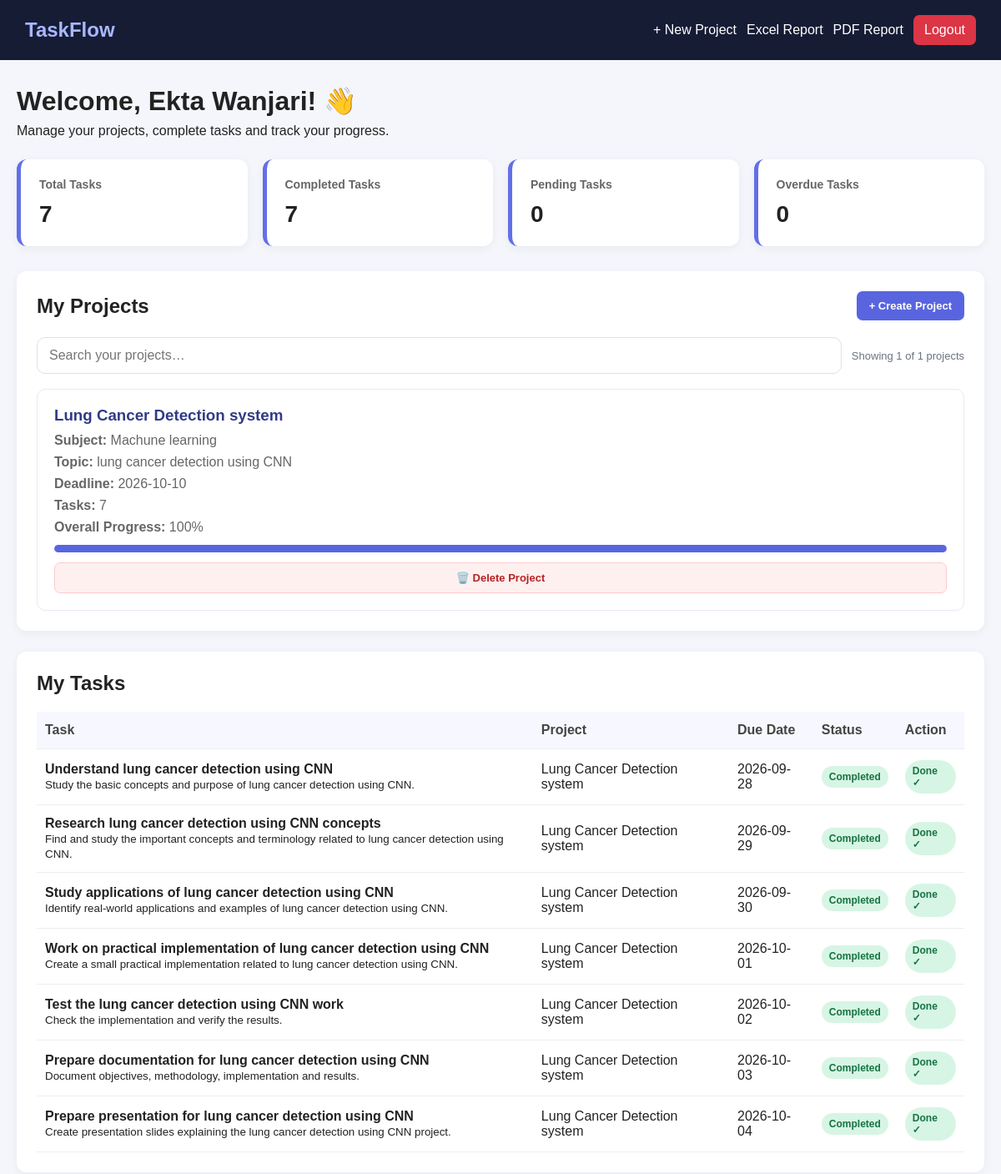
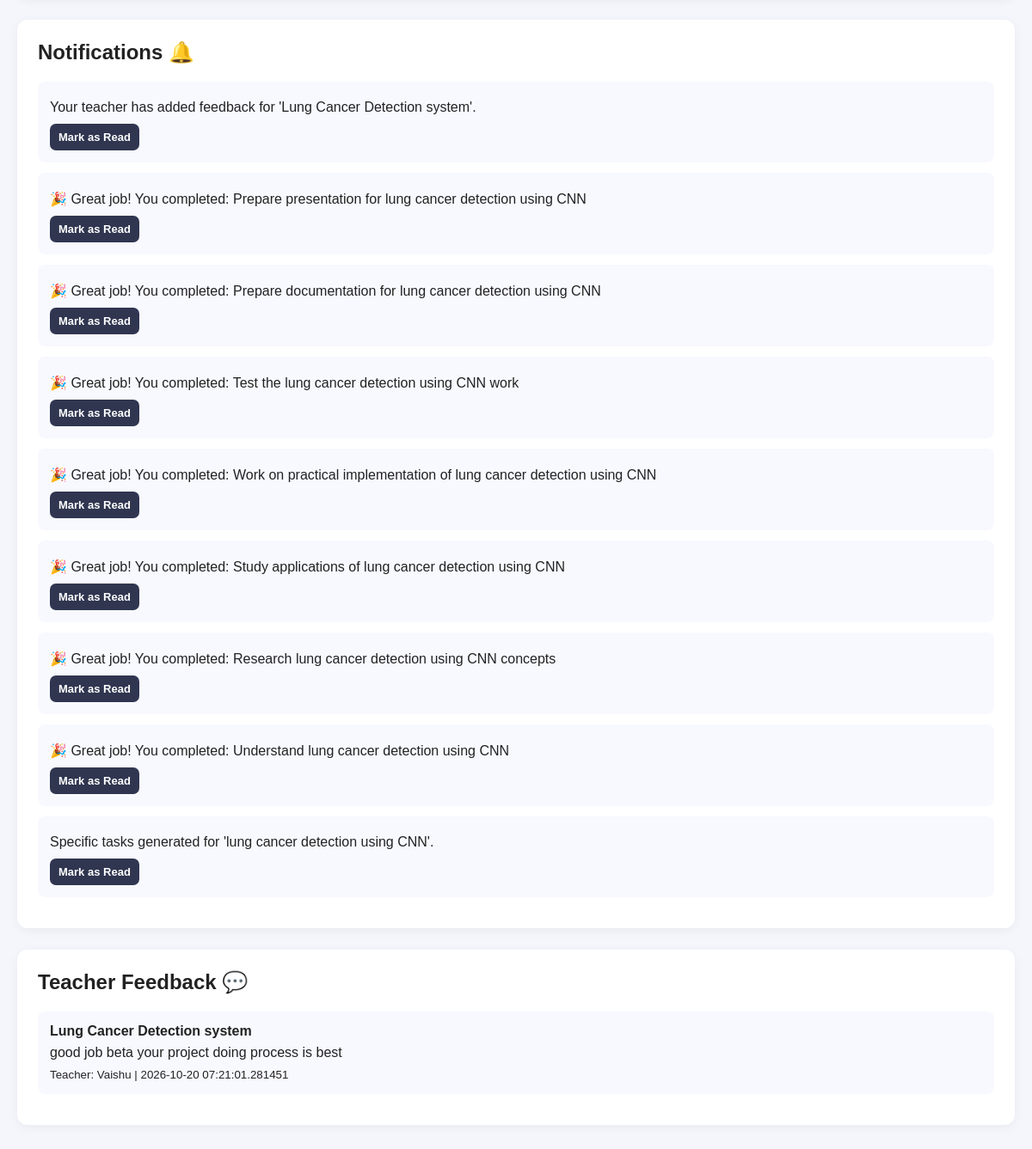
The page /dashboard (signed in) on the database its author committed (2 pictures, top to bottom).
### app.py (models this page shows)
class User(db.Model):
    id = db.Column(db.Integer, primary_key=True)
    name = db.Column(db.String(100), nullable=False)
    email = db.Column(db.String(120), unique=True, nullable=False)
    password = db.Column(db.String(200), nullable=False)
    role = db.Column(db.String(20), nullable=False, default="student")
    projects = db.relationship(
        "Project", backref="student", lazy=True,
        cascade="all, delete-orphan"
    )

class Project(db.Model):
    id = db.Column(db.Integer, primary_key=True)
    title = db.Column(db.String(200), nullable=False)
    subject = db.Column(db.String(100), nullable=False)
    topic = db.Column(db.String(200), nullable=False)
    deadline = db.Column(db.Date, nullable=False)
    deleted_at = db.Column(db.DateTime, nullable=True, index=True)
    user_id = db.Column(
        db.Integer, db.ForeignKey("user.id"), nullable=False
    )
    tasks = db.relationship(
        "Task",
        backref="project",
        lazy=True,
        cascade="all, delete-orphan"
    )

class Task(db.Model):
    id = db.Column(db.Integer, primary_key=True)
    title = db.Column(db.String(300), nullable=False)
    description = db.Column(db.Text)
    due_date = db.Column(db.Date, nullable=False)
    status = db.Column(db.String(30), default="Pending")
    project_id = db.Column(
        db.Integer, db.ForeignKey("project.id"), nullable=False
    )

class Notification(db.Model):
    id = db.Column(db.Integer, primary_key=True)
    message = db.Column(db.String(500), nullable=False)
    user_id = db.Column(
        db.Integer, db.ForeignKey("user.id"), nullable=False
    )
    is_read = db.Column(db.Boolean, default=False)
    created_at = db.Column(db.DateTime, default=datetime.utcnow)

class Feedback(db.Model):
    id = db.Column(db.Integer, primary_key=True)
    message = db.Column(db.Text, nullable=False)
    project_id = db.Column(
        db.Integer, db.ForeignKey("project.id"), nullable=False
    )
    teacher_id = db.Column(
        db.Integer, db.ForeignKey("user.id"), nullable=False
    )
    student_id = db.Column(
        db.Integer, db.ForeignKey("user.id"), nullable=False
    )
    created_at = db.Column(
        db.DateTime, default=datetime.utcnow, nullable=False
    )
    project = db.relationship("Project", backref="feedback_entries")
    teacher = db.relationship("User", foreign_keys=[teacher_id])
    student = db.relationship("User", foreign_keys=[student_id])

### app.py (the view)
@app.route("/dashboard")
@role_required("student")
def dashboard():
    user_id = session["user_id"]
    create_deadline_notifications(user_id)
    projects = Project.query.filter_by(
        user_id=user_id, deleted_at=None
    ).order_by(Project.id.desc()).all()
    notifications = Notification.query.filter_by(
        user_id=user_id,
        is_read=False
    ).order_by(Notification.created_at.desc()).all()
    all_tasks = [
        task
        for project in projects
        for task in project.tasks
    ]
    total_tasks = len(all_tasks)
    completed_tasks = sum(
        task.status == "Completed"
        for task in all_tasks
    )
    pending_tasks = total_tasks - completed_tasks
    overdue_tasks = sum(
        task.status != "Completed"
        and task.due_date < date.today()
        for task in all_tasks
    )
    progress = (
        round(completed_tasks * 100 / total_tasks)
        if total_tasks else 0
    )
    feedbacks = Feedback.query.filter_by(
        student_id=user_id
    ).order_by(Feedback.created_at.desc()).all()
    return render_template(
        "dashboard.html",
        projects=projects,
        notifications=notifications,
        total_tasks=total_tasks,
        completed_tasks=completed_tasks,
        pending_tasks=pending_tasks,
        overdue_tasks=overdue_tasks,
        progress=progress,
        feedbacks=feedbacks,
        today=date.today(),
        timedelta=timedelta
    )

### templates/dashboard.html (shortened to what this page needs)
<!DOCTYPE html>
<html lang="en">
<head>
</head>
<body>
    <header class="navbar">
        <h2>TaskFlow</h2>
        <nav>
            <a href="{{ url_for('create_project') }}">+ New Project</a>
            <a href="{{ url_for('student_report_excel') }}">Excel Report</a>
            <a href="{{ url_for('student_report_pdf') }}">PDF Report</a>
            <a class="logout" href="{{ url_for('logout') }}">Logout</a>
        </nav>
    </header>
    <main class="container">
        <div class="welcome">
            <h1>Welcome, {{ session.get('user_name', 'Student') }}! 👋</h1>
            <p>Manage your projects, complete tasks and track your progress.</p>
        </div>
        <section class="stats">
            <div class="stat-card">
                <h3>Total Tasks</h3>
                <p>{{ total_tasks }}</p>
            </div>
            <div class="stat-card">
                <h3>Completed Tasks</h3>
                <p>{{ completed_tasks }}</p>
            </div>
            <div class="stat-card">
                <h3>Pending Tasks</h3>
                <p>{{ pending_tasks }}</p>
            </div>
            <div class="stat-card">
                <h3>Overdue Tasks</h3>
                <p>{{ overdue_tasks }}</p>
            </div>
        </section>
        <section class="section">
            <div class="section-header">
                <h2>My Projects</h2>
                <a class="btn" href="{{ url_for('create_project') }}">
                    + Create Project
                </a>
            </div>
            {% if projects %}
                <div class="project-tools">
                    <input id="studentProjectSearch" type="search" placeholder="Search your projects…" aria-label="Search your projects">
                    <span class="project-count" id="studentProjectCount" aria-live="polite"></span>
                </div>
                <div class="project-grid" id="studentProjectGrid">
                    {% for project in projects %}
                        <div class="project-card searchable-student-project" data-search="{{ (project.title ~ ' ' ~ project.subject ~ ' ' ~ project.topic)|lower }}">
                            <h3>{{ project.title }}</h3>
                            <p>
                                <strong>Subject:</strong>
                                {{ project.subject or 'Not specified' }}
                            </p>
                            <p>
                                <strong>Topic:</strong>
                                {{ project.topic or 'Not specified' }}
                            </p>
                            <p>
                                <strong>Deadline:</strong>
                                {{ project.deadline or 'Not set' }}
                            </p>
                            <p>
                                <strong>Tasks:</strong>
                                {{ project.tasks|length }}
                            </p>
                            <p>
                                <strong>Overall Progress:</strong>
                                {% set total = project.tasks|length %}
                                {% set completed = namespace(count=0) %}
                                {% for task in project.tasks %}
                                    {% if task.status == 'Completed' %}
                                        {% set completed.count = completed.count + 1 %}
                                    {% endif %}
                                {% endfor %}
                                {% if total > 0 %}
                                    {{ ((completed.count / total) * 100)|round|int }}%
                                {% else %}
                                    0%
                                {% endif %}
                            </p>
                            <div class="progress-bar">
                                <div class="progress-fill"
                                     style="width: {% if total > 0 %}{{ (completed.count / total) * 100 }}{% else %}0{% endif %}%;">
                                </div>
                            </div>
                            <form class="project-delete-form"
                                  method="POST"
                                  action="{{ url_for('delete_project', project_id=project.id) }}"
                                  onsubmit="return confirm('Move this project to deleted history? Your teacher and administrator can still view it.');">
                                <button type="submit"
                                        class="delete-project-btn">
                                    🗑️ Delete Project
                                </button>
                            </form>
                        </div>
                    {% endfor %}
                </div>
            {% else %}
                <p class="empty">
                    No projects yet. Create your first project!
                </p>
            {% endif %}
        </section>
        <section class="section">
            <div class="section-header">
                <h2>My Tasks</h2>
            </div>
            {% set ns = namespace(has_tasks=false) %}
            {% for project in projects %}
                {% for task in project.tasks %}
                    {% set ns.has_tasks = true %}
                {% endfor %}
            {% endfor %}
            {% if ns.has_tasks %}
                <div class="table-wrapper">
                    <table>
                        <thead>
                            <tr>
                                <th>Task</th>
                                <th>Project</th>
                                <th>Due Date</th>
                                <th>Status</th>
                                <th>Action</th>
                            </tr>
                        </thead>
                        <tbody>
                            {% for project in projects %}
                                {% for task in project.tasks %}
                                    <tr>
                                        <td>
                                            <strong>{{ task.title }}</strong>
                                            {% if task.description %}
                                                <br>
                                                <small>{{ task.description }}</small>
                                            {% endif %}
                                        </td>
                                        <td>{{ project.title }}</td>
                                        <td>
                                            {{ task.due_date or 'Not set' }}
                                        </td>
                                        <td>
                                            {% if task.status == 'Completed' %}
                                                <span class="badge completed">
                                                    Completed
                                                </span>
                                            {% elif task.due_date and task.due_date < today %}
                                                <span class="badge overdue">
                                                    Overdue
                                                </span>
                                            {% else %}
                                                <span class="badge pending">
                                                    Pending
                                                </span>
                                            {% endif %}
                                        </td>
                                        <td>
                                            {% if task.status != 'Completed' %}
                                                <form method="POST"
                                                      action="{{ url_for('complete_task', task_id=task.id) }}">
                                                    <button class="btn btn-green btn-small"
                                                            type="submit">
                                                        ✓ Complete
                                                    </button>
                                                </form>
                                            {% else %}
                                                <span class="badge completed">
                                                    Done ✓
                                                </span>
                                            {% endif %}
                                        </td>
                                    </tr>
                                {% endfor %}
                            {% endfor %}
                        </tbody>
                    </table>
                </div>
            {% else %}
                <p class="empty">
                    No tasks available. Create a project to get started.
                </p>
            {% endif %}
        </section>
        <section class="section">
            <div class="section-header">
                <h2>Notifications 🔔</h2>
            </div>
            {% if notifications %}
                {% for notification in notifications %}
                    <div class="item">
                        <p>{{ notification.message }}</p>
                        {% if notification.id is defined %}
                            <form method="POST"
                                  action="{{ url_for('notification_read', notification_id=notification.id) }}"
                                  style="margin-top: 10px;">
                                <button class="btn btn-dark btn-small"
                                        type="submit">
                                    Mark as Read
                                </button>
                            </form>
                        {% endif %}
                    </div>
                {% endfor %}
            {% else %}
                <p class="empty">
                    You're all caught up! No notifications.
                </p>
            {% endif %}
        </section>
        <section class="section">
            <div class="section-header">
                <h2>Teacher Feedback 💬</h2>
            </div>
            {% if feedbacks %}
                {% for feedback in feedbacks %}
                    <div class="item">
                        <strong>{{ feedback.project.title }}</strong>
                        <p>{{ feedback.message }}</p>
                        <p>
                            <small>
                                Teacher: {{ feedback.teacher.name }}
                                {% if feedback.created_at %}
                                    | {{ feedback.created_at }}
                                {% endif %}
                            </small>
                        </p>
                    </div>
                {% endfor %}
            {% else %}
                <p class="empty">
                    No teacher feedback available yet.
                </p>
            {% endif %}
        </section>
    </main>
</body>
</html>

### rows shown on the page
User: get "Ekta Wanjari"
Project: title "Lung Cancer Detection system", subject "Machune learning", topic "lung cancer detection using CNN", deadline "2026-10-10", tasks|length "7", count "100", {{ (completed.count / total) * 100 }} 100.0 (drawn)
Task: title "Understand lung cancer detection using CNN", description "Study the basic concepts and purpose of lung cancer detection using CNN.", due_date "2026-09-28", status "Completed"
Task: title "Research lung cancer detection using CNN concepts", description "Find and study the important concepts and terminology related to lung cancer detection using CNN.", due_date "2026-09-29", status "Completed"
Task: title "Study applications of lung cancer detection using CNN", description "Identify real-world applications and examples of lung cancer detection using CNN.", due_date "2026-09-30", status "Completed"
Task: title "Work on practical implementation of lung cancer detection using CNN", description "Create a small practical implementation related to lung cancer detection using CNN.", due_date "2026-10-01", status "Completed"
Task: title "Test the lung cancer detection using CNN work", description "Check the implementation and verify the results.", due_date "2026-10-02", status "Completed"
Task: title "Prepare documentation for lung cancer detection using CNN", description "Document objectives, methodology, implementation and results.", due_date "2026-10-03", status "Completed"
Task: title "Prepare presentation for lung cancer detection using CNN", description "Create presentation slides explaining the lung cancer detection using CNN project.", due_date "2026-10-04", status "Completed"
Notification: message "Your teacher has added feedback for 'Lung Cancer Detection system'."
Notification: message "🎉 Great job! You completed: Prepare presentation for lung cancer detection using CNN"
Notification: message "🎉 Great job! You completed: Prepare documentation for lung cancer detection using CNN"
Notification: message "🎉 Great job! You completed: Test the lung cancer detection using CNN work"
Notification: message "🎉 Great job! You completed: Work on practical implementation of lung cancer detection using CNN"
Notification: message "🎉 Great job! You completed: Study applications of lung cancer detection using CNN"
Notification: message "🎉 Great job! You completed: Research lung cancer detection using CNN concepts"
Notification: message "🎉 Great job! You completed: Understand lung cancer detection using CNN"
Notification: message "Specific tasks generated for 'lung cancer detection using CNN'."
Feedback: project "Lung Cancer Detection system", message "good job beta your project doing process is best", teacher.name "Vaishu", created_at "2026-10-20 07:21:01.281451"

### other values the page prints
{{ total_tasks }} "7"
{{ completed_tasks }} "7"
{{ pending_tasks }} "0"
{{ overdue_tasks }} "0"
